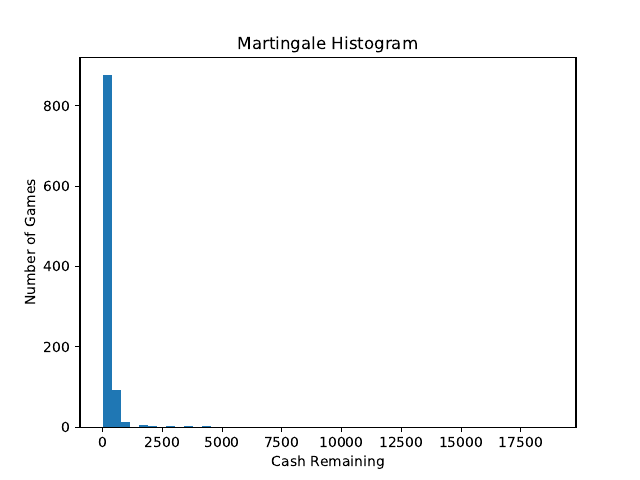

The Python source for this figure:
"""
Simulate a game of Martingale
"""

# Import a method to generate random die rolls
#
# random.randint -- generate random integeters in a range
from random import randint

import matplotlib
matplotlib.use('Agg')
from matplotlib import pyplot as plt

def simulate():
  """
  Simulate landing on black on a roulette wheel
  
  inputs: no
  output: True if result is less than or equal to 18
  """
  
  # Simulate the roulette wheel
  # randint(1,38) generates an int in the range of 1 to 38, inclusive
  result = randint(1,38)

  return result <= 18
  

def main():  
  """
  Start with 255 cash, bet 1 dolllar, if fail double bet
  end when 100 plays or run out of cash to make a bet
  return cash on hand at end of play
  """
  
  max_plays = 100
  cash = 255
  bet = 1
  
  for play in range(max_plays):
    result = simulate()
    
    if result == True:
      cash += bet
      bet == 1
    
    if result == False:
      cash -= bet
      bet *= 2
      if cash < bet:
        break
  
  return cash
  

if __name__ == '__main__':
  results = []
  
  # run a large number of simulated trials and collect the results in a list
  for i in range(1000):
    cash_result = main()
    results.append(cash_result)

  plt.figure()
  plt.title("Martingale Histogram")
  plt.xlabel("Cash Remaining")
  plt.ylabel("Number of Games")  
  plt.hist(results, 50)
  plt.savefig('martingale.pdf', )  
    